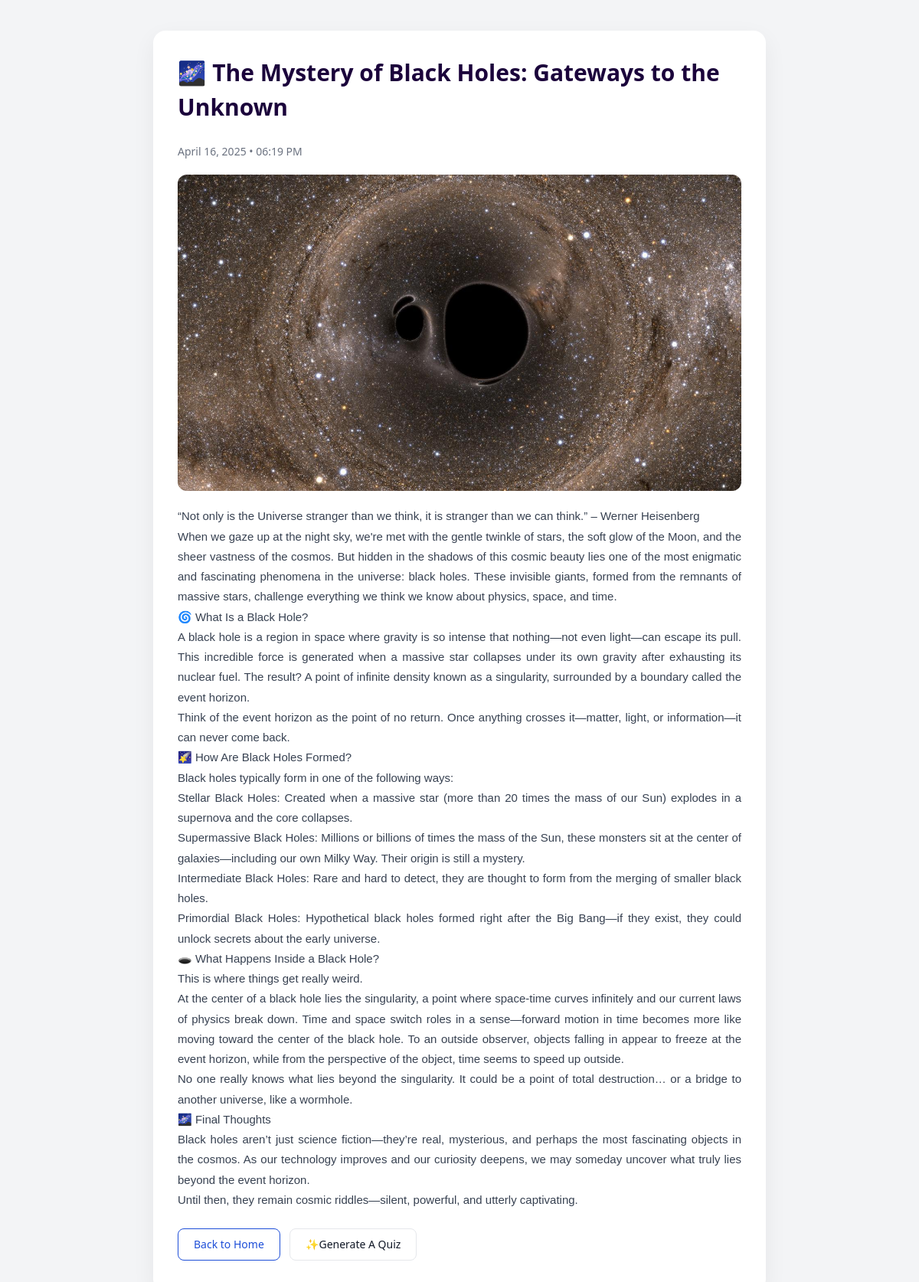
Page /blog/8/ on the committed database.
### blogverse/models.py (models this page shows, shortened)
class BlogPost(models.Model):
    user = models.ForeignKey(settings.AUTH_USER_MODEL, on_delete=models.CASCADE)
    title = models.CharField(max_length=200)
    image = models.ImageField(upload_to='blog_images/', blank=True, null=True)
    content = models.TextField()
    created_at = models.DateTimeField(auto_now_add=True)
    profile_image = models.ImageField(upload_to='profile_images/', null=True, blank=True)

### blogverse/views.py (the view)
# urls.py: path('blog/<int:post_id>/', views.blog_detail, name='blog_detail'),  # View a single blog post
def blog_detail(request, post_id):
    post = get_object_or_404(BlogPost, id=post_id)
    return render(request, 'blog_detail.html', {'post': post})

### blogverse/templates/blog_detail.html (shortened to what this page needs)
<!DOCTYPE html>
<html lang="en">
<head>
    <script src="https://cdn.tailwindcss.com"></script>
</head>
<body>
    {% block content %}
    <div class="blog-container">
        <div class="title">
            <h1>{{ post.title }}</h1>
        </div>
        <div class="meta">
            <div>
                <div class="published-date">{{ post.created_at|date:"F d, Y • h:i A" }}</div>
            </div>
        </div>
        {% if post.image %}
        <img src="{{ post.image.url }}" alt="Blog Image" class="blog-image">
        {% endif %}
        <div class="blog-content">{{ post.content|linebreaks }}</div>
        <br>
        <a href="{% url 'blog_list' %}"><button type="button"
                class="text-blue-700 hover:text-white border border-blue-700 hover:bg-blue-800 focus:ring-4 focus:outline-none focus:ring-blue-300 font-medium rounded-lg text-sm px-5 py-2.5 text-center me-2 mb-2 dark:border-blue-500 dark:text-blue-500 dark:hover:text-white dark:hover:bg-blue-500 dark:focus:ring-blue-800">Back
                to
                Home</button></a>
                <a href="{% url 'blogbattle:start' %}?category={{ post.title|urlencode }}"><button type="button" class="py-2.5 px-5 me-2 mb-2 text-sm font-medium text-gray-900 focus:outline-none bg-white rounded-lg border border-gray-200 hover:bg-gray-100 hover:text-blue-700 focus:z-10 focus:ring-4 focus:ring-gray-100 dark:focus:ring-gray-700 dark:bg-gray-800 dark:text-gray-400 dark:border-gray-600 dark:hover:text-white dark:hover:bg-gray-700">✨Generate A Quiz</button>
                </a>
    </div>
    {% endblock %}
</body>
</html>

### blogverse/templates/blog_detail.html (style rules this page uses)
body { font-family: 'Segoe UI', Tahoma, Geneva, Verdana, sans-serif; background-color: #f3f4f6; margin: 0; padding: 40px 20px; display: flex; justify-content: center; align-items: flex-start; min-height: 100vh; }
.blog-container { background: #ffffff; max-width: 800px; width: 100%; padding: 32px; border-radius: 16px; box-shadow: 0 10px 30px rgba(0, 0, 0, 0.06); }
.title h1 { font-family: 'Segoe UI', 'Helvetica Neue', sans-serif; font-size: 30px; font-weight: 700; color: #1b033b; }
.meta { display: flex; align-items: center; gap: 12px; margin-bottom: 20px; font-size: 14px; color: #6b7280; }
.blog-image { width: 100%; height: auto; border-radius: 12px; margin: 20px 0; }
.blog-content { font-family: 'DM Sans', sans-serif; font-size: 15px; line-height: 1.75; color: #374151; text-align: justify; margin-top: 20px; }
.published-date { font-size: 14px; color: #6b7280; margin-top: 25px; }

### rows in the picture
BlogPost: title "🌌 The Mystery of Black Holes: Gateways to the Unknown", created_at "April 16, 2025 • 06:19 PM", image (picture), content "“Not only is the Universe stranger than we think, it is stranger than we can think.” – Werner Heisenberg When we gaze up at the night sky, we're met with the gentle twinkle of stars, the soft glow of the Moon, and the sheer vastness of the cosmos. But hidden in the shadows of this cosmic beauty lies one of the most enigmatic and fascinating phenomena in the universe: black holes. These invisible giants, formed from the remnants of massive stars, challenge everything we think we know about physics, space, and time. 🌀 What Is a Black Hole? A black hole is a region in space where gravity is so intense that nothing—not even light—can escape its pull. This incredible force is generated when a…"
